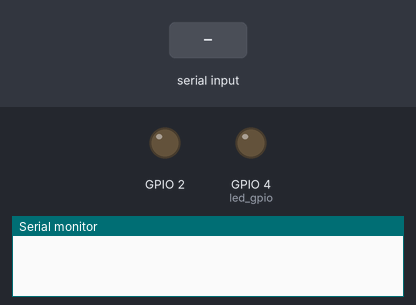
Simulated run of this sketch. Board: ESP32. On the bench: output pins drawn as LEDs (lit = HIGH), the last lines printed to the serial monitor. The test bench sets the inputs (shaded band).

Above: at 1.2 s.
1.3 s: "r90\n" received over Serial
At 1.6 s:
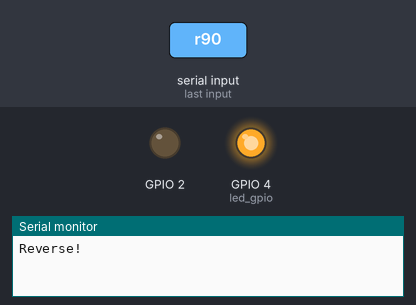
2.8 s: "b90\n" received over Serial
At 4.0 s:
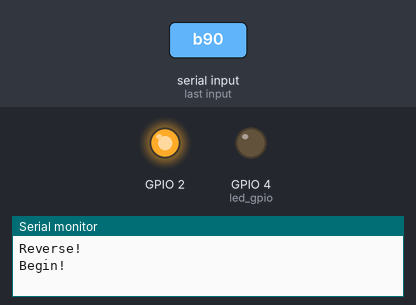
4.3 s: "90,45\n" received over Serial
At 5.1 s:
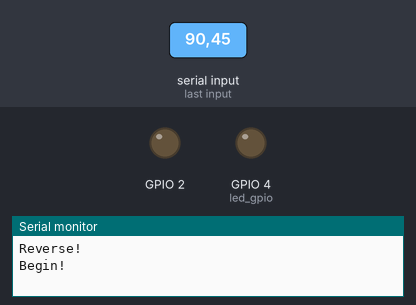
5.8 s: "r,45\n" received over Serial
At 6.3 s:
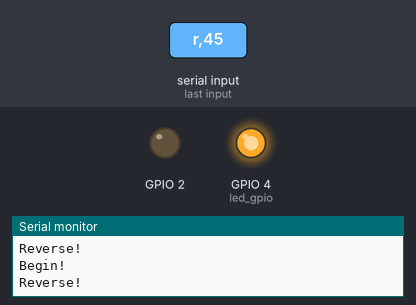
Timing chart, 0 to 8.3 s (numbered marks = the images above; inputs shaded):
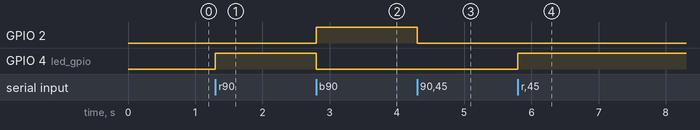

Measured:
- after the input at 1.3 s, GPIO 4 (led_gpio): LOW → HIGH at once
- after the input at 2.8 s, GPIO 2: LOW → HIGH at once; GPIO 4 (led_gpio): HIGH → LOW at once
- after the input at 4.3 s, GPIO 2: HIGH → LOW at once
- after the input at 5.8 s, GPIO 4 (led_gpio): LOW → HIGH at once

The sketch:

motor.ino
```cpp
int led_gpio = 4;
int brightness = 0;
int speed123 = 0;

void setup() {
  pinMode(2, OUTPUT);
  //pinMode(4, OUTPUT);
  //pinMode(0, OUTPUT);
  Serial.begin(9600);
  ledcAttachPin(led_gpio, 0);
  ledcSetup(0, 4000, 8);
  Serial.setTimeout(5000);
}

void loop() {
  if (Serial.available()) {
    String order = Serial.readStringUntil('\n');
    switch(order[0]) {
      case 's':
        Serial.println("STOP!");
        ledcWrite(0, 0);
        digitalWrite(2, LOW);
        break;
      case 'r':
        Serial.println("Reverse!");
        ledcWrite(0, 255);
        digitalWrite(2, LOW);
        break;
      case 'b':
        Serial.println("Begin!");
        ledcWrite(0, 0);
        digitalWrite(2, HIGH);
        break;
      case 'm':
          speed123 = Serial.parseInt();
          ledcWrite(0, speed123);
          digitalWrite(2, LOW);
      default:
        ledcWrite(0, speed123);
        digitalWrite(2, LOW);
        break;
    }
  }
}
```
